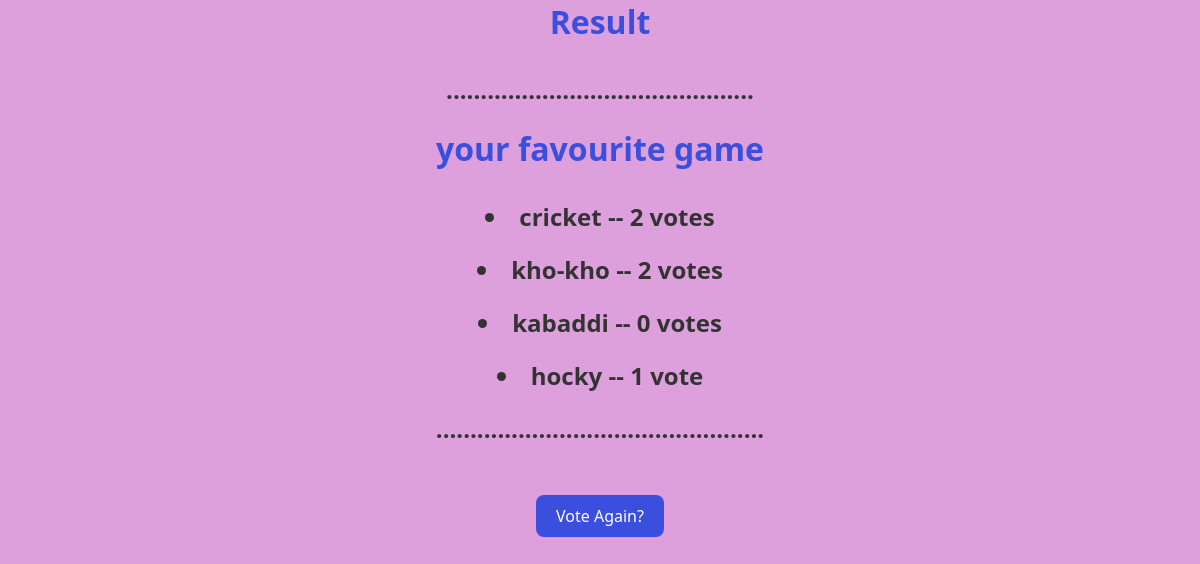
The page /polls/2/results/ on the database as committed earlier.
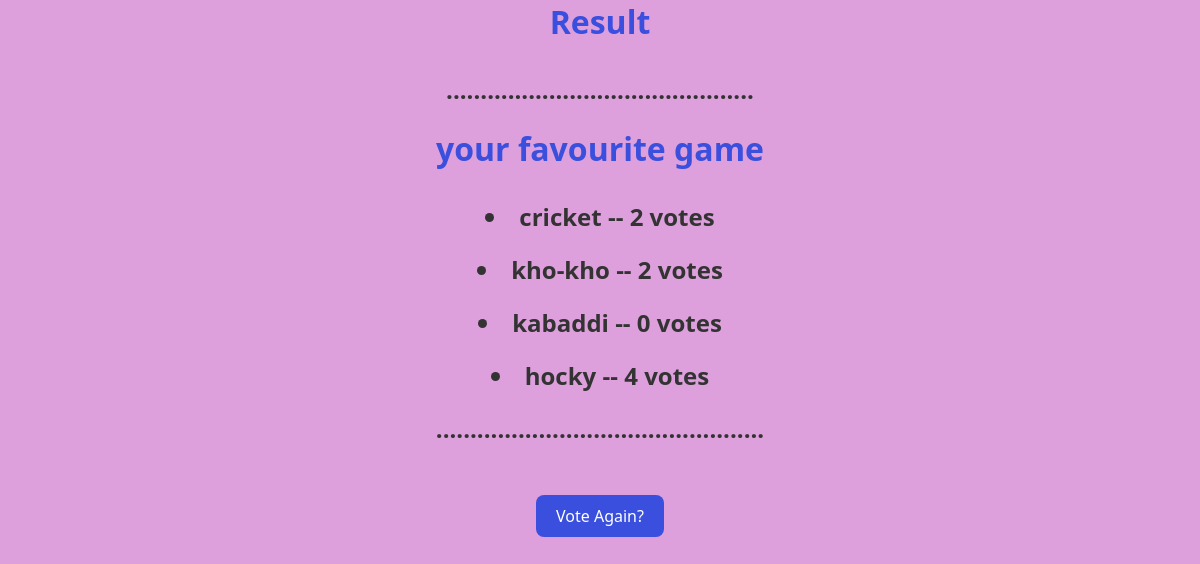
The same page on the database as committed later.
### polls/models.py (models this page shows, shortened)
class Choice(models.Model):
    question = models.ForeignKey(Question, on_delete=models.CASCADE)
    choice_text = models.CharField(max_length=200)
    votes = models.IntegerField(default=0)

### polls/views.py (the view)
# urls.py: path("<int:pk>/results/", views.ResultsView.as_view(), name="results"),
class ResultsView(generic.DetailView):
    model = Question
    template_name = "polls/results.html"

### polls/templates/polls/results.html (shortened to what this page needs)
<html>
<head>
</head>
<body style="background-color:plum;">
     <h1>Result</h1><h2>.............................................</h2>
     <h1>{{ question.question_text }}</h1>
    {% for choice in question.choice_set.all %}
       <h2> <li>{{choice.choice_text }} -- {{ choice.votes }} vote{{ choice.votes|pluralize }}</li></h2>
    {% endfor %}
    <h2>................................................</h2>
        <a href="{% url 'polls:detail' question.id %}" class="vote-link">Vote Again?</a>
</body>
</html>

Rows that differ between the two databases and show on the page:
changed Choice "hocky": votes "1" → "4"
